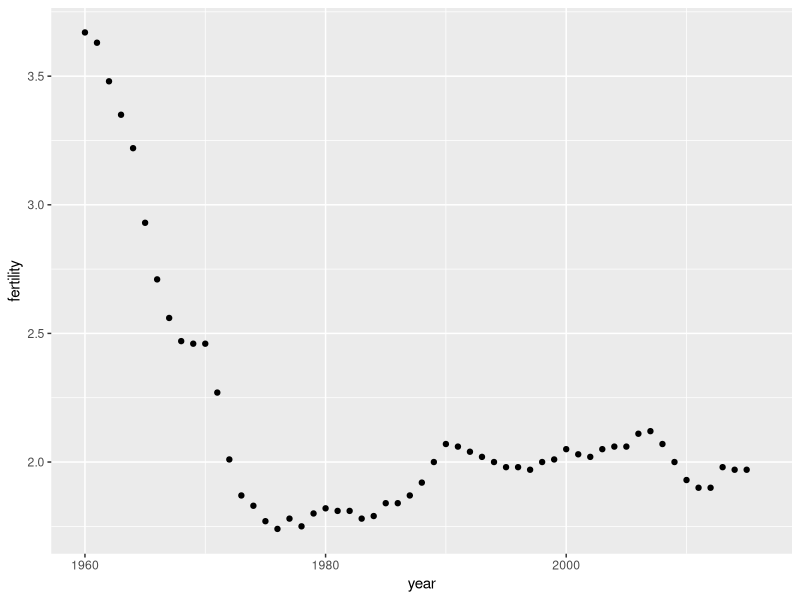
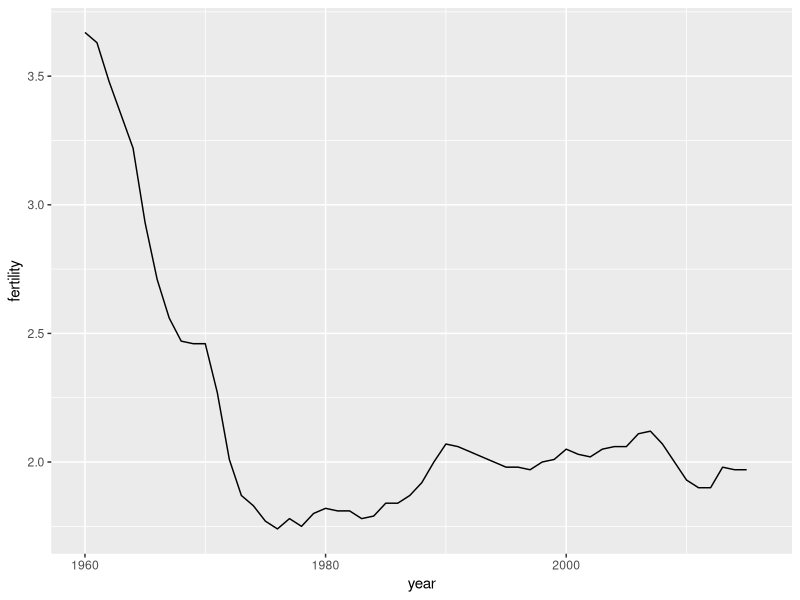
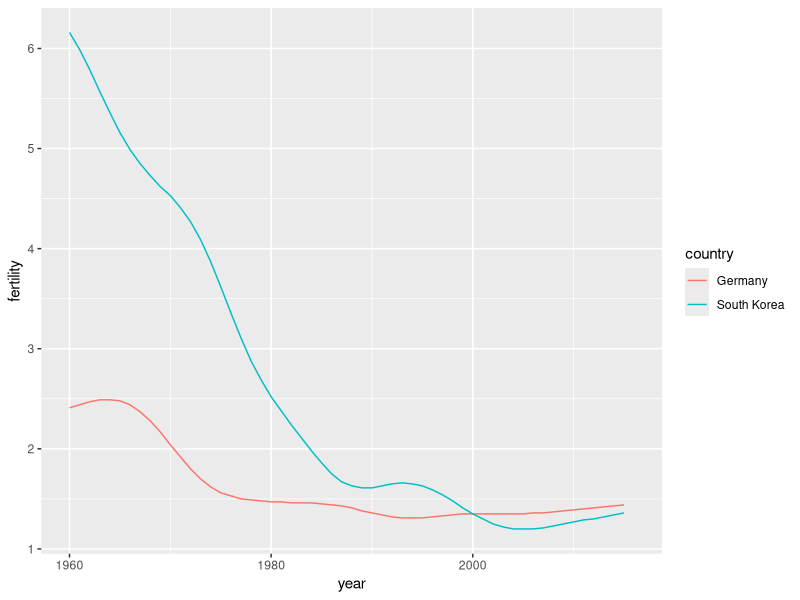
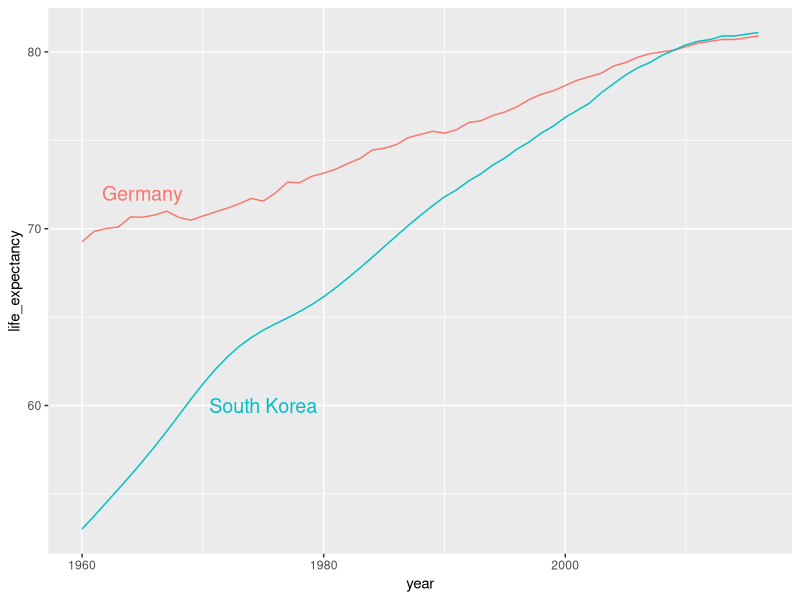

Recreate these plots in R, in order.
library(tidyverse)
library(dslabs)
data(gapminder)

#Take dataset gapmider
gapminder %>%
  #Pipe it into filter and filter US
  filter(country == "United States") %>%
  #Pipe it into ggplot, and use year and fertility as x and y
  ggplot(aes(year, fertility)) +
  #Use scatter plot
  geom_point(na.rm = TRUE)

# line plot of US fertility by year
gapminder %>%
  filter(country == "United States") %>%
  ggplot(aes(year, fertility)) +
  geom_line(na.rm = TRUE)

# fertility time series for two countries - lines colored by country
#Select Countries
countries <- c("South Korea", "Germany")
#Filter those countries from the dataset
gapminder %>% filter(country %in% countries) %>%
  #Using aes to select year and fertility, and colour it
  ggplot(aes(year, fertility, col = country)) +
  #Plot it
  geom_line()

# life expectancy time series - lines colored by country and labeled, no legend
#Create a data frame labes, with the labels we actually need (here 2 countries)
labels <- data.frame(country = countries, x = c(1975, 1965), y = c(60, 72))
#Filter the dataset
gapminder %>% filter(country %in% countries) %>%
  #Using aes to select year and life_expectancy, and colour it
  ggplot(aes(year, life_expectancy, col = country)) +
  #Plot it
  geom_line() +
  #Add the labels
  geom_text(data = labels, aes(x, y, label = country), size = 5) +
  #No legend
  theme(legend.position = "none")
